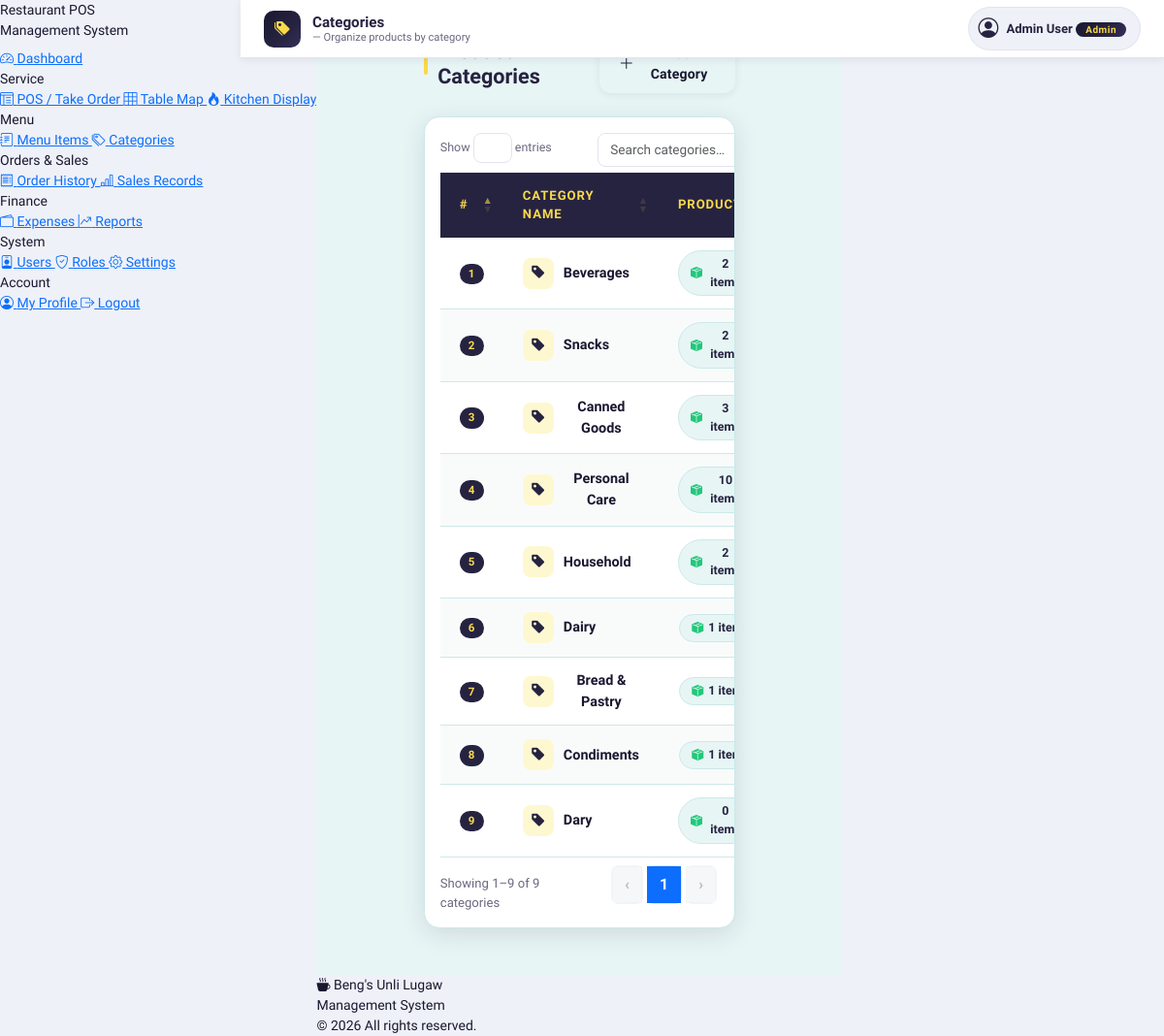
Page /frontend/category.php (signed in) on the earlier database version.
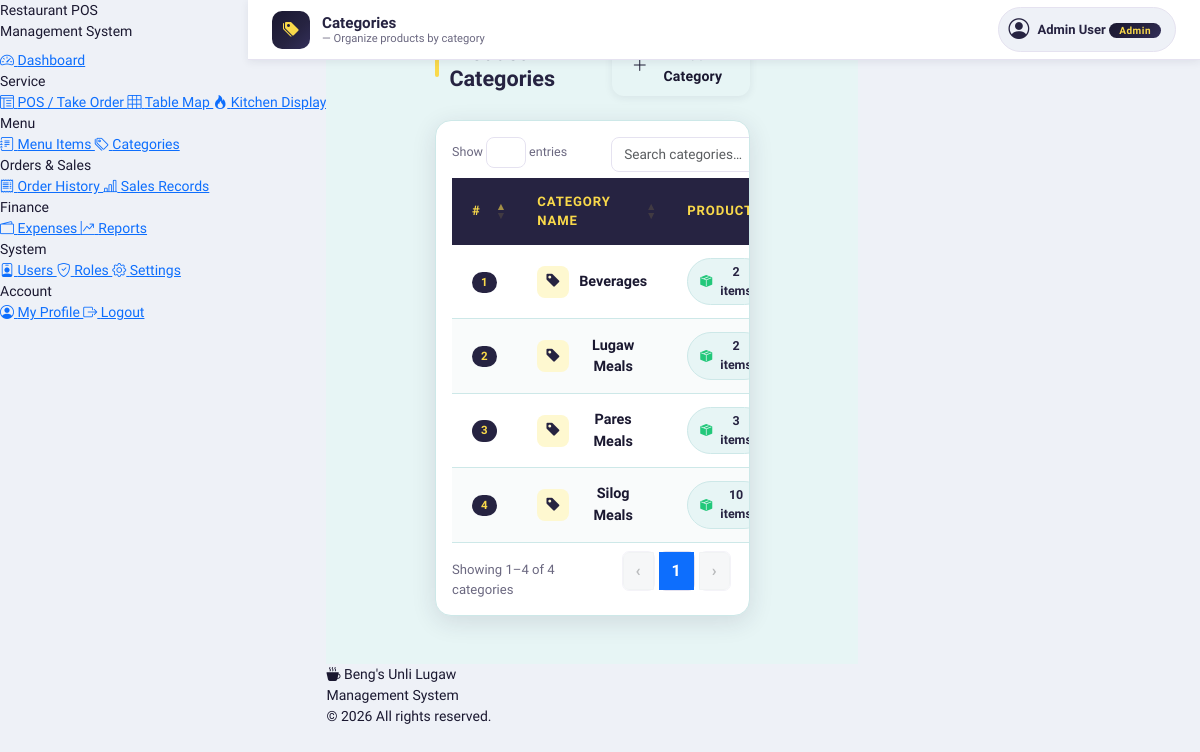
Same page on the later database version.
### tables this page shows
CREATE TABLE `category` (
  `categoryID` int(11) NOT NULL,
  `categoryName` varchar(80) NOT NULL
);

### frontend/category.php (the view, shortened to what this page needs)
<?php
require_once '../backend/database.php';
?>
<?php include 'header.php'; ?>
<?php include 'nav.php'; ?>
<?php
$topbarTitle = 'Categories';
$topbarIcon  = 'bi-tags-fill';
$topbarSub   = 'Organize products by category';
include 'topbar.php';
?>
<div class="page-body">
    <div class="row justify-content-center">
        <div class="col-xl-8 col-lg-9 col-md-11">
            <div class="section-header">
                <h5 class="section-title">Product Categories</h5>
                <?php if($_SESSION['roleName'] === 'Admin'): ?>
                <button class="btn-add" data-bs-toggle="modal" data-bs-target="#addCatModal">
                    <i class="bi bi-plus-lg"></i> Add Category
                </button>
                <?php endif; ?>
            </div>
            <div class="cat-card">
                <div class="p-3">
                    <table id="catTable" class="cat-table">
                        <thead>
                            <tr>
                                <th style="width:70px;">#</th>
                                <th style="text-align:left;">Category Name</th>
                                <th style="width:130px;">Products</th>
                            </tr>
                        </thead>
                        <tbody>
                        <?php
                        $cats = $conn->query("SELECT c.*, COUNT(p.productID) AS prodCount FROM category c LEFT JOIN product p ON c.categoryID=p.categoryID AND p.status='Active' GROUP BY c.categoryID ORDER BY c.categoryName ASC");
                        while($r = $cats->fetch_assoc()):
                        ?>
                        <tr>
                            <td><span class="id-badge"><?php echo $r['categoryID']; ?></span></td>
                            <td>
                                <div style="display:flex;align-items:center;gap:10px;">
                                    <div class="cat-icon"><i class="bi bi-tag-fill"></i></div>
                                    <span style="font-weight:600;color:var(--t-main);"><?php echo htmlspecialchars($r['categoryName']); ?></span>
                                </div>
                            </td>
                            <td>
                                <span class="count-badge">
                                    <i class="bi bi-box-seam-fill"></i>
                                    <?php echo $r['prodCount']; ?> item<?php echo $r['prodCount'] != 1 ? 's' : ''; ?>
                                </span>
                            </td>
                        </tr>
                        <?php endwhile; ?>
                        </tbody>
                    </table>
                </div>
            </div>
        </div>
    </div>
</div>
<?php include 'footer.php'; ?>
</body></html>

### frontend/header.php (shortened to what this page needs)
<!DOCTYPE html>
<html lang="en">
<head>
<link href="https://cdn.jsdelivr.net/npm/bootstrap@5.3.2/dist/css/bootstrap.min.css" rel="stylesheet">
<link rel="stylesheet" href="https://cdn.jsdelivr.net/npm/bootstrap-icons@1.11.1/font/bootstrap-icons.css">
<link rel="stylesheet" href="https://cdn.datatables.net/1.13.7/css/dataTables.bootstrap5.min.css">
<link rel="stylesheet" href="assets/smpos.css">

### frontend/nav.php (shortened to what this page needs)
<?php
$currentPage = basename($_SERVER['PHP_SELF']);
function navActive($page, $current) {
    return $page === $current ? ' active' : '';
}
?>
<div class="smpos-shell">
<div class="sidebar">
    <div class="sidebar-brand">
        <div class="brand-name" id="sidebarBrandName">Restaurant POS</div>
        <div class="brand-sub">Management System</div>
    </div>
    <div class="mt-2 pb-3">
        <?php if($_SESSION['roleName'] !== 'Kitchen'): ?>
        <a href="dashboard.php" class="<?php echo navActive('dashboard.php',$currentPage); ?>">
            <i class="bi bi-speedometer2"></i> Dashboard
        </a>
        <?php endif; ?>
        <?php if(in_array($_SESSION['roleName'], ['Admin','Cashier','Kitchen'])): ?>
        <div class="nav-section-label">Service</div>
        <?php if(in_array($_SESSION['roleName'], ['Admin','Cashier'])): ?>
        <a href="pos.php" class="<?php echo navActive('pos.php',$currentPage); ?>">
            <i class="bi bi-layout-text-window-reverse"></i> POS / Take Order
        </a>
        <a href="tables.php" class="<?php echo navActive('tables.php',$currentPage); ?>">
            <i class="bi bi-grid-3x3"></i> Table Map
        </a>
        <?php endif; ?>
        <a href="kitchen.php" class="<?php echo navActive('kitchen.php',$currentPage); ?>">
            <i class="bi bi-fire"></i> Kitchen Display
        </a>
        <?php endif; ?>
        <?php if($_SESSION['roleName'] === 'Admin'): ?>
        <div class="nav-section-label">Menu</div>
        <a href="menu.php" class="<?php echo navActive('menu.php',$currentPage); ?>">
            <i class="bi bi-journal-text"></i> Menu Items
        </a>
        <a href="category.php" class="<?php echo navActive('category.php',$currentPage); ?>">
            <i class="bi bi-tags"></i> Categories
        </a>
        <?php endif; ?>
        <?php if(in_array($_SESSION['roleName'], ['Admin','Cashier','Owner'])): ?>
        <div class="nav-section-label">Orders & Sales</div>
        <?php if(in_array($_SESSION['roleName'], ['Admin','Cashier'])): ?>
        <a href="orders.php" class="<?php echo navActive('orders.php',$currentPage); ?>">
            <i class="bi bi-receipt"></i> Order History
        </a>
        <?php endif; ?>
        <?php if(in_array($_SESSION['roleName'], ['Admin','Owner'])): ?>
        <a href="sales.php" class="<?php echo navActive('sales.php',$currentPage); ?>">
            <i class="bi bi-bar-chart-line"></i> Sales Records
        </a>
        <?php endif; ?>
        <?php endif; ?>
        <?php if(in_array($_SESSION['roleName'], ['Admin','Owner'])): ?>
        <div class="nav-section-label">Finance</div>
        <a href="expense.php" class="<?php echo navActive('expense.php',$currentPage); ?>">
            <i class="bi bi-wallet2"></i> Expenses
        </a>
        <a href="reports.php" class="<?php echo navActive('reports.php',$currentPage); ?>">
            <i class="bi bi-graph-up-arrow"></i> Reports
        </a>
        <?php endif; ?>
        <?php if($_SESSION['roleName'] === 'Admin'): ?>
        <div class="nav-section-label">System</div>
        <a href="user.php" class="<?php echo navActive('user.php',$currentPage); ?>">
            <i class="bi bi-person-badge"></i> Users
        </a>
        <a href="role.php" class="<?php echo navActive('role.php',$currentPage); ?>">
            <i class="bi bi-shield-check"></i> Roles
        </a>
        <a href="settings.php" class="<?php echo navActive('settings.php',$currentPage); ?>">
            <i class="bi bi-gear"></i> Settings
        </a>
        <?php endif; ?>
        <div class="nav-section-label">Account</div>
        <a href="profile.php" class="<?php echo navActive('profile.php',$currentPage); ?>">
            <i class="bi bi-person-circle"></i> My Profile
        </a>
        <a href="#" onclick="confirmLogout(event)">
            <i class="bi bi-box-arrow-right"></i> Logout
        </a>
    </div>
</div>
<div class="main-content">

### frontend/topbar.php (shortened to what this page needs)
<?php
$topbarTitle = $topbarTitle ?? 'Page';
$topbarIcon  = $topbarIcon  ?? 'bi-house';
$topbarSub   = $topbarSub   ?? '';
?>
<div class="smpos-topbar no-print">
    <div class="smpos-topbar-left">
        <div class="smpos-topbar-icon">
            <i class="bi <?php echo htmlspecialchars($topbarIcon); ?>"></i>
        </div>
        <div class="smpos-topbar-text">
            <span class="smpos-topbar-title"><?php echo htmlspecialchars($topbarTitle); ?></span>
            <?php if($topbarSub): ?>
            <span class="smpos-topbar-sub">— <?php echo htmlspecialchars($topbarSub); ?></span>
            <?php endif; ?>
        </div>
    </div>
    <div class="smpos-topbar-right">
        <div class="smpos-user-badge">
            <i class="bi bi-person-circle smpos-user-badge-icon"></i>
            <div class="smpos-user-info">
                <span class="smpos-user-name"><?php echo htmlspecialchars($_SESSION['userName'] ?? ''); ?></span>
                <span class="smpos-role-pill"><?php echo htmlspecialchars($_SESSION['roleName'] ?? ''); ?></span>
            </div>
        </div>
    </div>
</div>

### frontend/footer.php (shortened to what this page needs)
<?php
$currentYear = date('Y');
$storeName   = 'Beng\'s Unli Lugaw';
?>
<footer class="smpos-footer no-print">
    <div class="smpos-footer-inner">
        <div class="smpos-footer-brand">
            <i class="bi bi-cup-hot-fill smpos-footer-icon"></i>
            <span class="smpos-footer-name" id="footerStoreName"><?php echo htmlspecialchars($storeName); ?></span>
        </div>
        <div class="smpos-footer-center">
            <span class="smpos-footer-tagline">Management System</span>
        </div>
        <div class="smpos-footer-right">
            <span class="smpos-footer-copy">&copy; <?php echo $currentYear; ?> All rights reserved.</span>
        </div>
    </div>
</footer>
</div>
</div>

### frontend/assets/smpos.css (style rules this page uses)
:root { --c-gold: #F9D94A; --c-gold-dark: #E8C832; --c-gold-dim: #f0c830; --c-gold-soft: #fef8d0; --c-gold-glow: rgba(249,217,74,0.35); --c-navy: #262341; --c-navy-deep: #1a1830; --c-navy-mid: #332f5a; --c-navy-light: #4a4778; --c-navy-10: rgba(38,35,65,0.08); --c-navy-20: rgba(38,35,65,0.15); --c-ice: #E7F5F5; --c-ice-dark: #cde8e8; --c-white: #ffffff; --c-success: #22c87a; --c-success-bg: #f0fdf4; --c-success-bdr: #c6f6d5; --c-danger: #e8435a; --c-danger-bg: #fff0f2; --c-danger-bdr: #fecdd3; --c-warning: #f59c2a; --c-warning-bg: #fffbeb; --c-warning-bdr: #fed7aa; --c-info: #3b82f6; --c-info-bg: #eff6ff; --c-info-bdr: #bfdbfe; --t-main: #1a1830; --t-mid: #4a4669; --t-muted: #6b6880; --t-light: #a09cb8; --s-bg: #EEF1F7; --s-card: #ffffff; --s-border: #e5e2f0; --s-border-dark: #cde8e8; --font-ui: 'Plus Jakarta Sans', system-ui, sans-serif; --font-mono: 'JetBrains Mono', 'Courier New', monospace; --r-xs: 6px; --r-sm: 8px; --r-md: 12px; --r-lg: 16px; --r-xl: 20px; --r-2xl: 28px; --sh-xs: 0 1px 4px rgba(38,35,65,0.06); --sh-sm: 0 2px 8px rgba(38,35,65,0.08); --sh-md: 0 6px 24px rgba(38,35,65,0.12); --sh-lg: 0 16px 48px rgba(38,35,65,0.16); --sh-gold: 0 4px 16px rgba(249,217,74,0.4); --g-navy: linear-gradient(135deg, #1a1830 0%, #262341 60%, #332f5a 100%); --g-gold: linear-gradient(135deg, #F9D94A 0%, #E8C832 100%); --g-teal: linear-gradient(135deg, #0EA5A0 0%, #0D8F8A 100%); --g-violet: linear-gradient(135deg, #6C63FF 0%, #4A43D9 100%); --g-danger: linear-gradient(135deg, #f43f5e 0%, #e11d48 100%); --g-success: linear-gradient(135deg, #10b981 0%, #059669 100%); --g-warning: linear-gradient(135deg, #f59e0b 0%, #d97706 100%); --sidebar-w: 248px; --topbar-h: 60px; --trans: all 0.2s cubic-bezier(0.4,0,0.2,1); }
*, *::before, *::after { box-sizing: border-box; }
.smpos-shell { display: flex; min-height: 100vh; }
.smpos-topbar { background: var(--c-white); border-bottom: 1.5px solid var(--s-border); padding: 0 24px; height: var(--topbar-h); display: flex; align-items: center; justify-content: space-between; gap: 12px; box-shadow: var(--sh-sm); position: fixed; top: 0; left: var(--sidebar-w); right: 0; z-index: 200; }
.smpos-topbar-left { display: flex; align-items: center; gap: 12px; min-width: 0; }
.smpos-topbar-icon { width: 38px; height: 38px; border-radius: 10px; background: var(--g-navy); display: flex; align-items: center; justify-content: center; color: var(--c-gold); font-size: 1rem; flex-shrink: 0; }
.smpos-topbar-text { display: flex; flex-direction: column; justify-content: center; line-height: 1.2; min-width: 0; }
.smpos-topbar-title { font-size: 0.95rem; font-weight: 800; color: var(--c-navy); white-space: nowrap; overflow: hidden; text-overflow: ellipsis; }
.smpos-topbar-sub { font-size: 0.7rem; color: var(--t-muted); white-space: nowrap; overflow: hidden; text-overflow: ellipsis; }
.smpos-topbar-right { display: flex; align-items: center; gap: 10px; flex-shrink: 0; }
.smpos-user-badge { display: flex; align-items: center; gap: 8px; background: var(--s-bg); padding: 6px 14px 6px 10px; border-radius: 50px; border: 1.5px solid var(--s-border); }
.smpos-user-badge-icon { font-size: 1.3rem; color: var(--c-navy); flex-shrink: 0; }
.smpos-user-name { font-size: 13px; font-weight: 600; color: var(--c-navy); max-width: 140px; white-space: nowrap; overflow: hidden; text-overflow: ellipsis; }
.smpos-role-pill { background: var(--g-navy); color: var(--c-gold); padding: 2px 10px; border-radius: 12px; font-size: 10px; font-weight: 700; letter-spacing: 0.5px; white-space: nowrap; }

Differences in the rows shown:
removed category: categoryID "7", categoryName "Bread & Pastry", prodCount "1"
removed category: categoryID "8", categoryName "Condiments", prodCount "1"
removed category: categoryID "6", categoryName "Dairy", prodCount "1"
removed category: categoryID "9", categoryName "Dary", prodCount "0"
removed category: categoryID "5", categoryName "Household", prodCount "2"
changed category id 2: categoryName "Snacks" → "Lugaw Meals"; moves up the list
changed category id 3: categoryName "Canned Goods" → "Pares Meals"
changed category id 4: categoryName "Personal Care" → "Silog Meals"
Other differences:
text written by a page script: "Show entries Showing 1–9 of 9 categories ‹ 1 ›" → "Show entries Showing 1–4 of 4 categories ‹ 1 ›"
